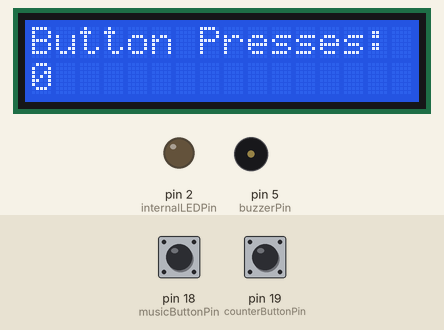
Recording of a sketch running on a simulated Arduino Uno, built with avr-gcc and run on an emulated ATmega328P. Shown: 16×2 character LCD, output pins drawn as LEDs (lit = HIGH), buzzer (waves = sounding). The test bench sets the inputs (shaded band); at power-on: pin 18 (musicButtonPin) HIGH, pin 19 (counterButtonPin) HIGH.

Above: at 1.2 s.
1.3 s: pin 18 (musicButtonPin) pulled LOW for 0.15 s
At 2.0 s:
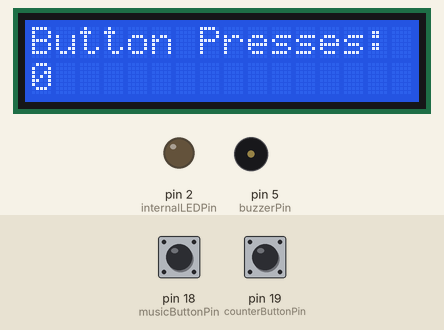
3.0 s: pin 19 (counterButtonPin) pulled LOW for 0.15 s
At 4.0 s:
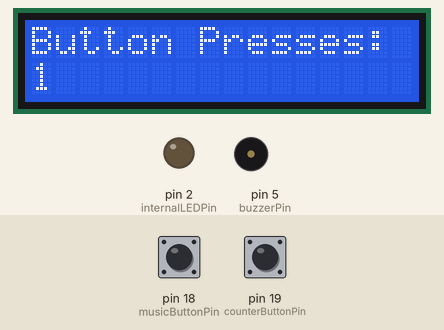
4.6 s: pin 19 (counterButtonPin) pulled LOW for 1 s
At 5.2 s:
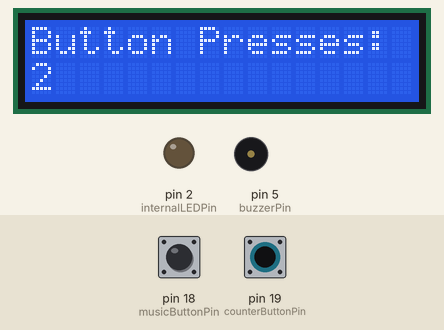
7.1 s: pin 18 (musicButtonPin) pulled LOW for 1 s
At 7.43 s:
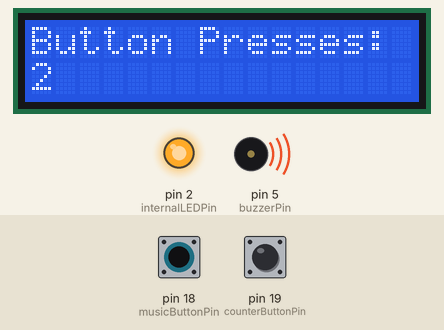
9.6 s: pin 18 (musicButtonPin) pulled LOW for 3.2 s
At 10.99 s:
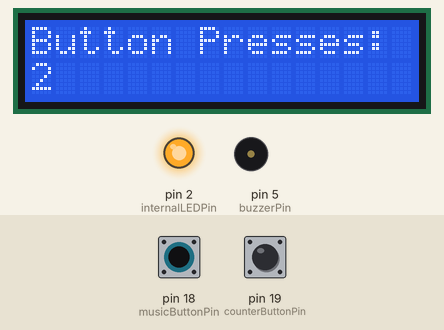
Timing chart, 0 to 14.5 s (numbered marks = the images above; inputs shaded):
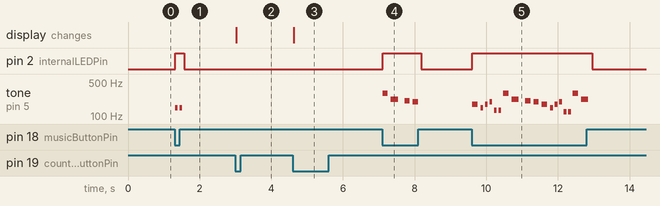

Measured:
- after the input at 1.3 s, pin 2 (internalLEDPin): LOW → HIGH at once, → LOW 0.25 s later; tone on pin 5 (buzzerPin): alternates 147 Hz for 0.08 s and silent for 0.05 s, 4 changes in all, then stays silent, starting at once
- after the input at 3.0 s, the display: changes at once (image 2)
- after the input at 4.6 s, the display: changes at once (image 3)
- after the input at 7.1 s, pin 2 (internalLEDPin): LOW → HIGH at once, → LOW 1.1 s later; tone on pin 5 (buzzerPin): plays 294 Hz for 0.15 s, 220 Hz for 0.20 s, 208 Hz for 0.15 s, 196 Hz for 0.15 s, starting at once
- after the input at 9.6 s, pin 2 (internalLEDPin): LOW → HIGH at once, → LOW 3.3 s later; tone on pin 5 (buzzerPin): plays 175 Hz for 0.15 s, 147 Hz for 0.08 s, 175 Hz for 0.08 s, 196 Hz for 0.08 s, 131 Hz for 0.08 s, 131 Hz for 0.08 s … (18 notes in this stretch), starting at once

The sketch:

smarthome.ino
```cpp
// originally from https://www.hackster.io/isaacnolt331/megalovania-on-piezo-fc263a
#include "megalovania.h"
#include "button.h"
#include <LiquidCrystal_I2C.h>

// set the LCD number of columns and rows
int lcdColumns = 16;
int lcdRows = 2;

// set LCD address, number of columns and rows
// if you don't know your display address, run an I2C scanner sketch
LiquidCrystal_I2C lcd(0x27, lcdColumns, lcdRows);

const int musicButtonPin = 18;
const int counterButtonPin = 19;
const int internalLEDPin = 2;

Button counterButton(counterButtonPin);

void setup() {
  counterButton.begin();
  pinMode(musicButtonPin, INPUT_PULLUP);
  pinMode(internalLEDPin, OUTPUT);
  lcd.init();       // initialize LCD
  lcd.backlight();  // turn on LCD backlight
}

uint32_t button_presses = 0;

void loop() {
  bool switchState = digitalRead(musicButtonPin);  // raw input
  digitalWrite(internalLEDPin, !switchState);
  if (switchState == LOW) {
    Megalovania::playNextNote();
  }

  lcd.setCursor(0, 0);
  lcd.print("Button Presses:");
  lcd.setCursor(0, 1);
  lcd.print(button_presses);
  lcd.setCursor(15, 1);

  if (counterButton.isPressed()) {  // debounce input
    button_presses++;
  }
}
```

button.h
```cpp
#pragma once
/*
 * Example sketch that defines a class for debouncing push buttons.
 * It uses this class to toggle the built-in LED:
 *
 * Connect a push button between ground and digital pin 2, then upload the
 * sketch, and push the button.
 * If you press it once, the LED will turn on, if you press it again, the LED
 * will turn off again.
 *
 * To illustrate the problems with contact bounce, set the `debounceTime` to
 * zero and observe how hard it is to get the LED to turn on/off.
 */

// modified from https://github.com/tttapa/Projects/blob/28f2947e014cd7fc34d274299a9df8dd9e44a117/Arduino/LEDs%2C%20Buttons%2C%20etc./PushButton-debounce/PushButton-debounce.ino
class Button {
public:
  /// Constructor (executes when a PushButton object is created).
  Button(uint8_t pin)
    : pin(pin)  // remember the push button pin (C++ copy constructor)
  {}

  /// Initialize: enable the internal pull-up resistor.
  void begin() {
    pinMode(pin, INPUT_PULLUP);
  }

  /// Read the button state check if the button has been pressed, debounce the
  /// button, and return true on a falling edge (transition from not pressed
  /// to pressed).
  bool isPressed() {
    bool pressed = false;
    // read the button's state
    bool state = digitalRead(pin);
    // calculate the state change since last time
    int8_t stateChange = state - previousState;

    // If the button is pressed (went from high to low)
    if (stateChange == falling) {
      // check if the time since the last bounce is higher than the threshold
      if (millis() - previousBounceTime >= debounceTime) {
        pressed = true;  // the button is pressed
      }
    }
    // if the button is released or bounces
    else if (stateChange == rising) {
      // remember when this happened
      previousBounceTime = millis();
    }

    // remember the current state
    previousState = state;
    // return true if the button was pressed and didn't bounce
    return pressed;
  }

  // get raw button input (can't call it digitalRead because of naming conflicts)
  inline bool digitalReadPin() {
    return digitalRead(pin);
  }

private:
  uint8_t pin;
  bool previousState = HIGH;
  unsigned long previousBounceTime = 0;

  constexpr static unsigned long debounceTime = 25;  // milliseconds
  constexpr static int8_t rising = HIGH - LOW;
  constexpr static int8_t falling = LOW - HIGH;
};
```

megalovania.h
```cpp
#pragma once

#include "pitches.h"
#include "megalovania_notes.h"

namespace Megalovania {

int const TEMPO = 1200;

const int buzzerPin = 5;
const int melody_len = sizeof(melody) / sizeof(melody[0]);

namespace { // private namespace
  int currentNote = 0;
  int nextNote() {
    currentNote %= melody_len;
    return currentNote++;
  }
}

void playNextNote() {
  int thisNote = nextNote();
  int noteDuration = TEMPO / noteDurations[thisNote];
  tone(buzzerPin, melody[thisNote], noteDuration);
  int pauseBetweenNotes = noteDuration * 1.45;
  delay(pauseBetweenNotes);
  noTone(buzzerPin);
}

}
```

megalovania_notes.h
```cpp
#pragma once

namespace Megalovania {


int melody[] = {
  N_D3,
  N_D3,
  N_D4,
  N_A3,
  0,
  N_GS3,
  N_G3,
  N_F3,
  N_D3,
  N_F3,
  N_G3,
  N_C3,
  N_C3,
  N_D4,
  N_A3,
  0,
  N_GS3,
  N_G3,
  N_F3,
  N_D3,
  N_F3,
  N_G3,
  N_B2,
  N_B2,
  N_D4,
  N_A3,
  0,
  N_GS3,
  N_G3,
  N_F3,
  N_D3,
  N_F3,
  N_G3,
  N_AS2,
  N_AS2,
  N_D4,
  N_A3,
  0,
  N_GS3,
  N_G3,
  N_F3,
  N_D3,
  N_F3,
  N_G3,
  N_D3,
  N_D3,
  N_D4,
  N_A3,
  0,
  N_GS3,
  N_G3,
  N_F3,
  N_D3,
  N_F3,
  N_G3,
  N_C3,
  N_C3,
  N_D4,
  N_A3,
  0,
  N_GS3,
  N_G3,
  N_F3,
  N_D3,
  N_F3,
  N_G3,
  N_B2,
  N_B2,
  N_D4,
  N_A3,
  0,
  N_GS3,
  N_G3,
  N_F3,
  N_D3,
  N_F3,
  N_G3,
  N_AS2,
  N_AS2,
  N_D4,
  N_A3,
  0,
  N_GS3,
  N_G3,
  N_F3,
  N_D3,
  N_F3,
  N_G3,
  N_D4,
  N_D4,
  N_D5,
  N_A4,
  0,
  N_GS4,
  N_G4,
  N_F4,
  N_D4,
  N_F4,
  N_G4,
  N_C4,
  N_C4,
  N_D5,
  N_A4,
  0,
  N_GS4,
  N_G4,
  N_F4,
  N_D4,
  N_F4,
  N_G4,
  N_B3,
  N_B3,
  N_D5,
  N_A4,
  0,
  N_GS4,
  N_G4,
  N_F4,
  N_D4,
  N_F4,
  N_G4,
  N_AS3,
  N_AS3,
  N_D5,
  N_A4,
  0,
  N_GS4,
  N_G4,
  N_F4,
  N_D4,
  N_F4,
  N_G4,
  N_D4,
  N_D4,
  N_D5,
  N_A4,
  0,
  N_GS4,
  N_G4,
  N_F4,
  N_D4,
  N_F4,
  N_G4,
  N_C4,
  N_C4,
  N_D5,
  N_A4,
  0,
  N_GS4,
  N_G4,
  N_F4,
  N_D4,
  N_F4,
  N_G4,
  N_B3,
  N_B3,
  N_D5,
  N_A4,
  0,
  N_GS4,
  N_G4,
  N_F4,
  N_D4,
  N_F4,
  N_G4,
  N_AS3,
  N_AS3,
  N_D5,
  N_A4,
  0,
  N_GS4,
  N_G4,
  N_F4,
  N_D4,
  N_F4,
  N_G4,
  N_F4,
  N_F4,
  N_F4,
  N_F4,
  N_F4,
  N_D4,
  N_D4,
  N_D4,
  N_F4,
  N_F4,
  N_F4,
  N_G4,
  N_GS4,
  N_G4,
  N_F4,
  N_D4,
  N_F4,
  N_G4,
  0,
  N_F4,
  N_F4,
  N_F4,
  N_G4,
  N_GS4,
  N_A4,
  N_C5,
  N_A4,
  N_D5,
  N_D5,
  N_D5,
  N_A4,
  N_D5,
  N_C5,
  N_F4,
  N_F4,
  N_F4,
  N_F4,
  N_F4,
  N_D4,
  N_D4,
  N_D4,
  N_F4,
  N_F4,
  N_F4,
  N_F4,
  N_D4,
  N_F4,
  N_E4,
  N_D4,
  N_C4,
  0,
  N_G4,
  N_E4,
  N_D4,
  N_D4,
  N_D4,
  N_D4,
  N_F3,
  N_G3,
  N_AS3,
  N_C4,
  N_D4,
  N_F4,
  N_C5,
  0,
  N_F4,
  N_D4,
  N_F4,
  N_G4,
  N_GS4,
  N_G4,
  N_F4,
  N_D4,
  N_GS4,
  N_G4,
  N_F4,
  N_D4,
  N_F4,
  N_F4,
  N_F4,
  N_GS4,
  N_A4,
  N_C5,
  N_A4,
  N_GS4,
  N_G4,
  N_F4,
  N_D4,
  N_E4,
  N_F4,
  N_G4,
  N_A4,
  N_C5,
  N_CS5,
  N_GS4,
  N_GS4,
  N_G4,
  N_F4,
  N_G4,
  N_F3,
  N_G3,
  N_A3,
  N_F4,
  N_E4,
  N_D4,
  N_E4,
  N_F4,
  N_G4,
  N_E4,
  N_A4,
  N_A4,
  N_G4,
  N_F4,
  N_DS4,
  N_CS4,
  N_DS4,
  0,
  N_F4,
  N_D4,
  N_F4,
  N_G4,
  N_GS4,
  N_G4,
  N_F4,
  N_D4,
  N_GS4,
  N_G4,
  N_F4,
  N_D4,
  N_F4,
  N_F4,
  N_F4,
  N_GS4,
  N_A4,
  N_C5,
  N_A4,
  N_GS4,
  N_G4,
  N_F4,
  N_D4,
  N_E4,
  N_F4,
  N_G4,
  N_A4,
  N_C5,
  N_CS5,
  N_GS4,
  N_GS4,
  N_G4,
  N_F4,
  N_G4,
  N_F3,
  N_G3,
  N_A3,
  N_F4,
  N_E4,
  N_D4,
  N_E4,
  N_F4,
  N_G4,
  N_E4,
  N_A4,
  N_A4,
  N_G4,
  N_F4,
  N_DS4,
  N_CS4,
  N_DS4,
};

int noteDurations[] = {
  16, 16, 8, 6, 32, 8, 8, 8, 16, 16, 16, 16, 16, 8, 6, 32, 8, 8, 8, 16, 16, 16, 16, 16, 8, 6, 32, 8, 8, 8, 16, 16, 16, 16, 16, 8, 6, 32, 8, 8, 8, 16, 16, 16, 16, 16, 8, 6, 32, 8, 8, 8, 16, 16, 16, 16, 16, 8, 6, 32, 8, 8, 8, 16, 16, 16, 16, 16, 8, 6, 32, 8, 8, 8, 16, 16, 16, 16, 16, 8, 6, 32, 8, 8, 8, 16, 16, 16, 16, 16, 8, 6, 32, 8, 8, 8, 16, 16, 16, 16, 16, 8, 6, 32, 8, 8, 8, 16, 16, 16, 16, 16, 8, 6, 32, 8, 8, 8, 16, 16, 16, 16, 16, 8, 6, 32, 8, 8, 8, 16, 16, 16, 16, 16, 8, 6, 32, 8, 8, 8, 16, 16, 16, 16, 16, 8, 6, 32, 8, 8, 8, 16, 16, 16, 16, 16, 8, 6, 32, 8, 8, 8, 16, 16, 16, 16, 16, 8, 6, 32, 8, 8, 8, 16, 16, 16, 8, 16, 8, 8, 8, 8, 4, 16, 8, 16, 8, 8, 8, 16, 16, 16, 16, 16, 8, 8, 16, 8, 8, 8, 8, 8, 8, 8, 8, 16, 16, 16, 2, 8, 16, 8, 8, 8, 8, 4, 16, 8, 16, 8, 8, 8, 8, 8, 16, 8, 16, 8, 8, 8, 8, 8, 8, 8, 16, 8, 15, 8, 8, 2, 3, 16, 16, 16, 16, 16, 16, 16, 16, 16, 16, 16, 16, 8, 2, 16, 8, 16, 8, 16, 16, 16, 16, 16, 16, 8, 8, 8, 8, 8, 8, 16, 16, 16, 2, 8, 8, 8, 8, 4, 4, 4, 4, 4, 4, 2, 8, 8, 8, 8, 2, 2, 3, 16, 16, 16, 16, 16, 16, 16, 16, 16, 16, 16, 16, 8, 2, 16, 8, 16, 8, 16, 16, 16, 16, 16, 16, 8, 8, 8, 8, 8, 8, 16, 16, 16, 2, 8, 8, 8, 8, 4, 4, 4, 4, 4, 4, 2, 8, 8, 8, 8, 2, 1
};

}
```

pitches.h
```cpp
// yoinked from https://www.hackster.io/isaacnolt331/megalovania-on-piezo-fc263a
#pragma once

#define N_B0  31
#define N_C1  33
#define N_CS1 35
#define N_D1  37
#define N_DS1 39
#define N_E1  41
#define N_F1  44
#define N_FS1 46
#define N_G1  49
#define N_GS1 52
#define N_A1  55
#define N_AS1 58
#define N_B1  62
#define N_C2  65
#define N_CS2 69
#define N_D2  73
#define N_DS2 78
#define N_E2  82
#define N_F2  87
#define N_FS2 93
#define N_G2  98
#define N_GS2 104
#define N_A2  110
#define N_AS2 117
#define N_B2  123
#define N_C3  131
#define N_CS3 139
#define N_D3  147
#define N_DS3 156
#define N_E3  165
#define N_F3  175
#define N_FS3 185
#define N_G3  196
#define N_GS3 208
#define N_A3  220
#define N_AS3 233
#define N_B3  247
#define N_C4  262
#define N_CS4 277
#define N_D4  294
#define N_DS4 311
#define N_E4  330
#define N_F4  349
#define N_FS4 370
#define N_G4  392
#define N_GS4 415
#define N_A4  440
#define N_AS4 466
#define N_B4  494
#define N_C5  523
#define N_CS5 554
#define N_D5  587
#define N_DS5 622
#define N_E5  659
#define N_F5  698
#define N_FS5 740
#define N_G5  784
#define N_GS5 831
#define N_A5  880
#define N_AS5 932
#define N_B5  988
#define N_C6  1047
#define N_CS6 1109
#define N_D6  1175
#define N_DS6 1245
#define N_E6  1319
#define N_F6  1397
#define N_FS6 1480
#define N_G6  1568
#define N_GS6 1661
#define N_A6  1760
#define N_AS6 1865
#define N_B6  1976
#define N_C7  2093
#define N_CS7 2217
#define N_D7  2349
#define N_DS7 2489
#define N_E7  2637
#define N_F7  2794
#define N_FS7 2960
#define N_G7  3136
#define N_GS7 3322
#define N_A7  3520
#define N_AS7 3729
#define N_B7  3951
#define N_C8  4186
#define N_CS8 4435
#define N_D8  4699
#define N_DS8 4978
```
